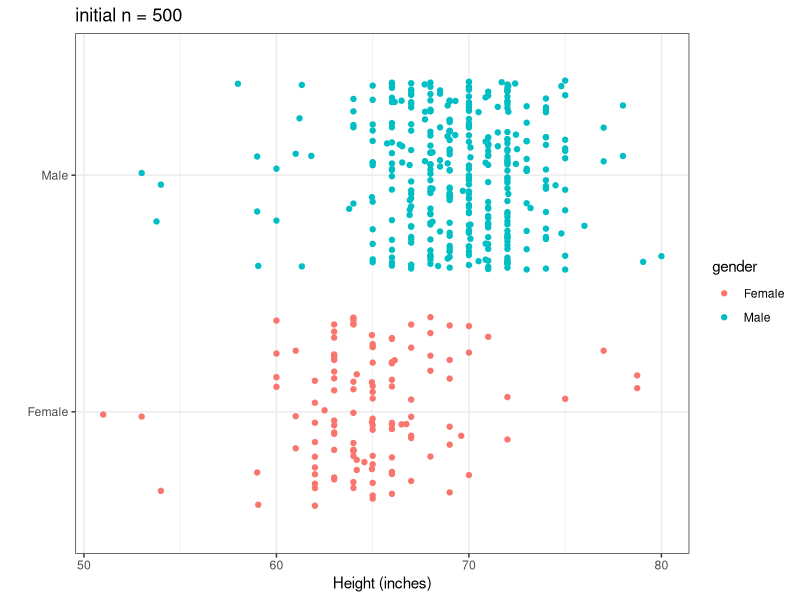
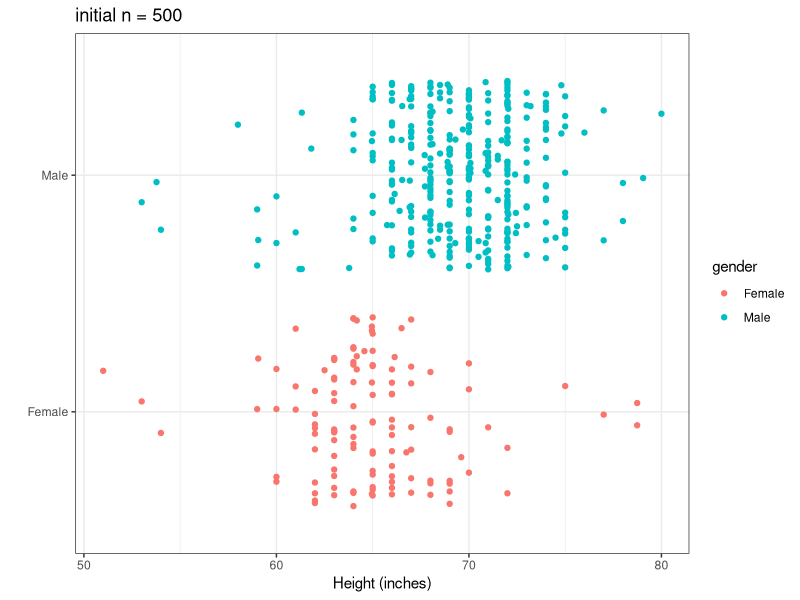

These charts were generated, in order, by the following R code:

library(tidyverse)
library(dslabs)

# From: Intro to Data Science
# by Rafael A. Irizarry
# http://rafalab.dfci.harvard.edu/dsbook-part-1/

### Section 17 String Processing ####

# In section 17.7, we deal with a dataset of self-reported heights collected from a sample of students:
heights %>% as_tibble() # cleaned version of the data
reported_heights %>% as_tibble() # the original survey data (pre-cleaning)
# note that the cleaned version has had some of the rows removed already
# the original survey data has the height info stored within strings
# different respondents (students) formatted/entered their height differently... we have heterogeneity in units, format/punctuation, as well as obvious errors etc 

# In this script, we'll use stringr functions to clean up reported_heights
# the desired output is numerical data on each student's height, in consistent measurement units (let's go w/ inches), with values we know are impossible replaced w/ NA

# This is a process... we'll do as well as we can!

# I'm going to build it up step-by-step, and use a github repo to demo the process...

reported_heights$height
# To start, let's build something that handles the diversity of cases we get in a small subset, say, the first 150 entries.
reported_heights$height[1:150]

# Can we describe some of the heterogeneity here?
# 1. whole (integer) numbers between XX-XX that can be assumed as human heights in inches. what XX-XX? 48-84 seems reasonable (4 feet - 7 feet)
# 2. whole (integer) numbers that are between 4-7, that we assume are heights given in feet
  # 2b. decimal numbers between 4-7, that we assume are `feet.inches`
  # 2c. numbers with an intervening space, and the first one is is an integter between 4-7, that we assume are `feet inches`
# 3. decimal numbers that are between 48-84, that we assume are given in inches
# 4. whole (integer) or decimal numbers that are between 120ish - 210ish, that we assume are heights in cm
# 5. really big numbers that we assume are errors
# 6. numbers with ' separator that can be converted to feet and inches
  # 6b. numbers with , separator that can be converted to feet and inches
# ...

n_samp <- 500

output_df <- reported_heights[1:n_samp,] %>% 
  mutate(height = str_replace(height, '\'', '\' ')) %>% 
  mutate(height = str_replace(height, '  ', ' ')) %>% # let's get spaces as separators
  pull(height) %>% 
  str_split_fixed(., pattern = ' ', n = Inf) %>% # then carve at the spaces
  data.frame() %>% 
  mutate(part_1_num = as.numeric(str_remove_all(X1, pattern = '[^0-9.]'))) %>% 
  mutate(part_2_num = as.numeric(str_remove_all(X2, pattern = '[^0-9.]'))) %>% 
  rename('part_1' = X1, 'part_2' = X2) %>% 
  mutate(height_inches = case_when(
    part_1_num > 48 & part_1_num < 84 ~ part_1_num,
    part_1_num > 120 & part_1_num < 210 ~ part_1_num / 2.54,
    part_1_num > 4 & part_1_num < 7 ~ part_1_num * 12,
    part_1_num >= 1.2 & part_1_num <= 2 ~ part_1_num * 100 / 2.54, # let's assume a v. small number is m
    TRUE ~ NA
  )) %>% 
  mutate(height_inches = ifelse(part_2 != '' & part_2_num <= 12, height_inches + part_2_num, height_inches)) %>% 
  mutate(decimal_as_inches = part_1_num > 4 & part_1_num < 7 & (as.character((part_1_num - floor(part_1_num))) %in% as.character(seq(0.1, 0.9, by = 0.1)))) %>% # note the ambiguity, is 5.3s a 5'3"? I will assume as much.
  # this is clunky due to floating point
  mutate(height_inches = ifelse(decimal_as_inches == T, floor(part_1_num) * 12 + 10 * (part_1_num %% floor(part_1_num)), height_inches)) %>% # extra step for the decimal_as_inches format
  mutate(orig = reported_heights[1:n_samp, 'height']) %>% 
  mutate(gender = reported_heights[1:n_samp, 'sex']) %>% 
  select(gender, orig, height_inches)
  
# inspect the output to see if it makese sense
# let's list some cases that need to be handled still:
# row 40 is feet.inches (pretty common format I think)... DONE
# row 66 is oddball/uncommon might actually be 5'11"

# let's take a look at the distribution for the first 150 after cleaning, then expand up to more rows...

(mytitle <- str_c('initial n = ', nrow(output_df), sep = ''))
myplot <- output_df %>% 
  ggplot() + theme_bw() +
  geom_jitter(aes(x = height_inches, y = gender, color = gender), width = 0, height = 0.4) +
  labs(x = 'Height (inches)', y = '') +
  ggtitle(mytitle)
myplot
ggsave(filename = 'cleaned_heights.pdf', plot = myplot, width = 6, height = 4, units = 'in')
# some extreme values... let's continue...

output_df %>% filter(height_inches < 50)
reported_heights %>% filter(height == '0.7') # I have to assume an error
